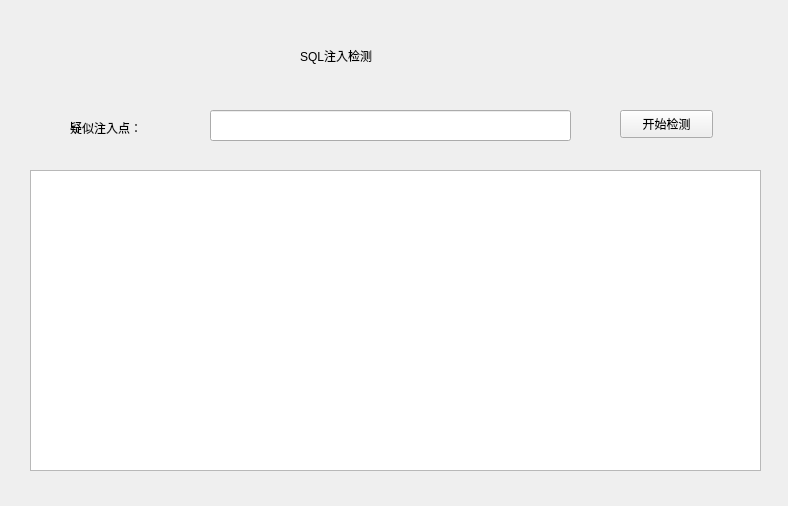
<?xml version="1.0" encoding="UTF-8"?>
<ui version="4.0">
 <class>LD_SQL</class>
 <widget class="QWidget" name="LD_SQL">
  <property name="geometry">
   <rect>
    <x>0</x>
    <y>0</y>
    <width>788</width>
    <height>506</height>
   </rect>
  </property>
  <property name="windowTitle">
   <string>LD-SQL</string>
  </property>
  <property name="windowIcon">
   <iconset>
    <normaloff>C:/Users/23584/Pictures/lovewallpaper/PK2.png</normaloff>C:/Users/23584/Pictures/lovewallpaper/PK2.png</iconset>
  </property>
  <widget class="QLabel" name="label">
   <property name="geometry">
    <rect>
     <x>300</x>
     <y>30</y>
     <width>231</width>
     <height>51</height>
    </rect>
   </property>
   <property name="styleSheet">
    <string notr="true">font: 22pt &quot;楷体&quot;;</string>
   </property>
   <property name="text">
    <string>SQL注入检测</string>
   </property>
  </widget>
  <widget class="QLabel" name="label_2">
   <property name="geometry">
    <rect>
     <x>70</x>
     <y>120</y>
     <width>91</width>
     <height>16</height>
    </rect>
   </property>
   <property name="text">
    <string>疑似注入点：</string>
   </property>
  </widget>
  <widget class="QLineEdit" name="lineEdit">
   <property name="geometry">
    <rect>
     <x>210</x>
     <y>110</y>
     <width>361</width>
     <height>31</height>
    </rect>
   </property>
  </widget>
  <widget class="QPushButton" name="pushButton">
   <property name="geometry">
    <rect>
     <x>620</x>
     <y>110</y>
     <width>93</width>
     <height>28</height>
    </rect>
   </property>
   <property name="text">
    <string>开始检测</string>
   </property>
  </widget>
  <widget class="QTextBrowser" name="textBrowser">
   <property name="geometry">
    <rect>
     <x>30</x>
     <y>170</y>
     <width>731</width>
     <height>301</height>
    </rect>
   </property>
  </widget>
 </widget>
 <resources/>
 <connections/>
</ui>
